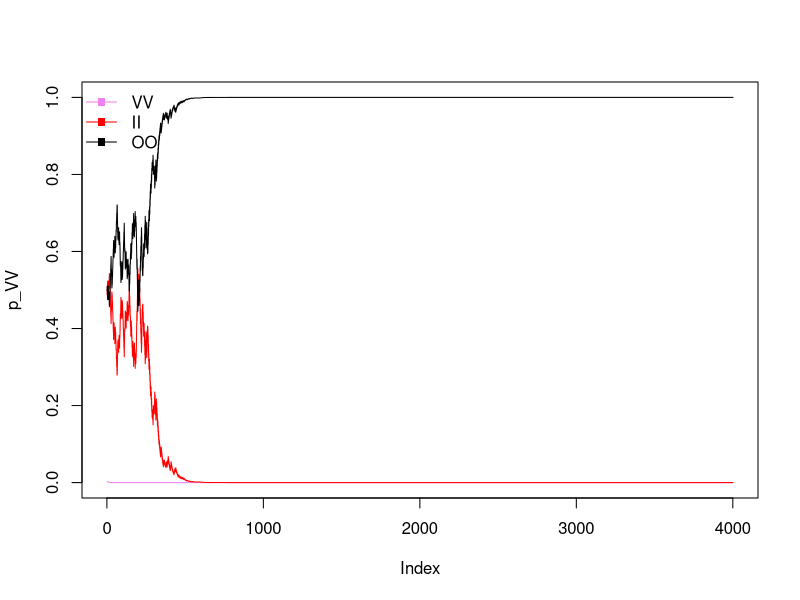

This figure's R source:
###initial pop conditions
timesteps <- 4000 #length of simulation

##parameters
bn <- 1   ##avg broodsize of adult with non-adaptive behavior
ba <- 1.5 ##avg broodsize of adult with adaptive behavior. ba > bn
p_as <- 0  #prob an adapted adult produces stressed offspring
p_ns <- 1  #prob an nonadapted adult produces stressed offspring
s <- .8	#prob individual learner succesfully acquires adaptive behavior
U <- 0.15 #prob environment changes states
mu_s <- 0	#mortality rate of social learners
mu_i <- 0.1 #mortality rate of individual learners
#mu_n <- 1 # excess mortality factor of non-adapted individuals (to be added at some point with overlapping generations)

#create bins to store recursion values for each type
#juveniles by genotype
n_VVJH <- rep(0,timesteps + 1)
n_VVJS <- rep(0,timesteps + 1)
n_IIJH <- rep(0,timesteps + 1)
n_IIJS <- rep(0,timesteps + 1)
n_OOJH <- rep(0,timesteps + 1)
n_OOJS <- rep(0,timesteps + 1)

#adults by genotype
n_VVAa <- rep(0,timesteps + 1)
n_VVAn <- rep(0,timesteps + 1)
n_IIAa <- rep(0,timesteps + 1)
n_IIAn <- rep(0,timesteps + 1)
n_OOAa <- rep(0,timesteps + 1)
n_OOAn <- rep(0,timesteps + 1)

#other bines
n_Aa <- rep(0,timesteps + 1)		#num adapted adults
n_An <- rep(0,timesteps + 1)		#num non-adapted adukts
N <- rep(0,timesteps + 1)		#total population size
u <- rep(0,timesteps + 1)		#prob environ changes
fa <- rep(0,timesteps + 1)		#weird fun-cundity metric for adapted vertical learners
fn <- rep(0,timesteps + 1)		#weird fun-cundity metric for nonadapted vertical learners

#initial simulation values
N0 <- 180
n_VVAa[1] <- 1
n_VVAn[1] <- 1
n_IIAa[1] <- 200
n_IIAn[1] <- 200
n_OOAa[1] <- 200
n_OOAn[1] <- 200
n_An[1] <- n_VVAn[1] + n_IIAn[1] + n_OOAn[1]
n_Aa[1] <- n_VVAa[1] + n_IIAa[1] + n_OOAa[1]

n_VVJH[1] <- 1
n_VVJS[1] <- 1
n_IIJH[1] <- 200
n_IIJS[1] <- 200
n_OOJH[1] <- 200
n_OOJS[1] <- 200

u[1] <- 0
N[1] <- n_VVAa[1] + n_VVAn[1] + n_IIAa[1] + n_IIAn[1] + n_OOAa[1] + n_OOAn[1] + n_VVJH[1] + n_VVJS[1] + n_IIJH[1] + n_IIJS[1] + n_OOJH[1] + n_OOJS[1] 
fa[1]<- (n_VVAa[1]*ba)/(n_VVAa[1]*ba + n_VVAn[1]*bn)
fn[1]<- (n_VVAn[1]*bn)/(n_VVAa[1]*ba + n_VVAn[1]*bn)
# fa[1]<- (n_VVAa[1])/(n_VVAa[1] + n_VVAn[1])
# fn[1]<- (n_VVAn[1])/(n_VVAa[1] + n_VVAn[1])
#recursions
for (t in 1:timesteps)
{
    # juvenile recruitment
    n_VVJH[t+1] <- (n_VVAa[t])*ba*(1-p_as) + (n_VVAn[t])*bn*(1-p_ns)
    n_VVJS[t+1] <- (n_VVAa[t])*ba*p_as + (n_VVAn[t])*bn*p_ns
    n_IIJH[t+1] <- (n_IIAa[t])*ba*(1-p_as) + (n_IIAn[t])*bn*(1-p_ns)
    n_IIJS[t+1] <- (n_IIAa[t])*ba*p_as + (n_IIAn[t])*bn*p_ns
    n_OOJH[t+1] <- (n_OOAa[t])*ba*(1-p_as) + (n_OOAn[t])*bn*(1-p_ns)
    n_OOJS[t+1] <- (n_OOAa[t])*ba*p_as + (n_OOAn[t])*bn*p_ns
    
    #adult recruitment
    n_VVAa[t+1] <- (n_VVJS[t] + n_VVJH[t])*(1-u[t])*fa[t]*(1-mu_s)
    n_VVAn[t+1] <- (n_VVJS[t] + n_VVJH[t])*((1-u[t])*fn[t] + u[t])*(1-mu_s)
    n_IIAa[t+1] <- (n_IIJS[t] + n_IIJH[t])*s*(1-mu_i)
    n_IIAn[t+1] <- (n_IIJS[t] + n_IIJH[t])*(1-s)*(1-mu_i)
    n_OOAa[t+1] <- (n_OOJS[t] + n_OOJH[t])*(n_Aa[t]/(n_Aa[t] + n_An[t]))*(1-u[t])*(1-mu_s)
    n_OOAn[t+1] <- (n_OOJS[t] + n_OOJH[t])*((1-u[t])*(n_An[t]/(n_Aa[t] + n_An[t])) + u[t])*(1-mu_s)
    
    # n_VVAa[t+1] <- (n_VVJS[t] + n_VVJH[t])*(1-u[t])*fa[t]
    # n_VVAn[t+1] <- (n_VVJS[t] + n_VVJH[t])*((1-u[t])*fn[t] + u[t])
    # n_IIAa[t+1] <- (n_IIJS[t] + n_IIJH[t])*s*(1-mu_i)
    # n_IIAn[t+1] <- (n_IIJS[t] + n_IIJH[t])*(1-s)*(1-mu_i)
    # n_OOAa[t+1] <- (n_OOJS[t] + n_OOJH[t])*(n_Aa[t]/(n_Aa[t] + n_An[t]))*(1-u[t])*(1-mu_s)
    # n_OOAn[t+1] <- (n_OOJS[t] + n_OOJH[t])*((1-u[t])*(n_An[t]/(n_Aa[t] + n_An[t])) + u[t])*(1-mu_s)
    
    n_Aa[t+1] <- n_VVAa[t+1] + n_IIAa[t+1] + n_OOAa[t+1]
    n_An[t+1] <- n_VVAn[t+1] + n_IIAn[t+1] + n_OOAn[t+1]
    N[t+1] <- n_VVAa[t+1] + n_VVAn[t+1] + n_IIAa[t+1] + n_IIAn[t+1] + n_OOAa[t+1] + n_OOAn[t+1] + n_VVJH[t+1] + n_VVJS[t+1] + n_IIJH[t+1] + n_IIJS[t+1] + n_OOJH[t+1] + n_OOJS[t+1]
    u[t+1] <- rbinom(n=1,prob=U,size=1) #sample environment changing
    fa[t+1]<- (n_VVAa[t+1])/(n_VVAa[t+1] + n_VVAn[t+1])
    fn[t+1]<- (n_VVAn[t+1])/(n_VVAa[t+1] + n_VVAn[t+1])
}

# compute proportions of each strategy for summary plot
p_VV <- ( n_VVJH + n_VVJS + n_VVAa + n_VVAn ) / N
p_II <- ( n_IIJH + n_IIJS + n_IIAa + n_IIAn ) / N
p_OO <- ( n_OOJH + n_OOJS + n_OOAa + n_OOAn ) / N


p_VVA <- ( n_VVAa + n_VVAn ) / (n_VVAa + n_VVAn + n_IIAa + n_IIAn + n_OOAa + n_OOAn )
p_IIA <- ( n_IIAa + n_IIAn ) / (n_VVAa + n_VVAn + n_IIAa + n_IIAn + n_OOAa + n_OOAn )
p_OOA <- ( n_OOAa + n_OOAn ) / (n_VVAa + n_VVAn + n_IIAa + n_IIAn + n_OOAa + n_OOAn )

q_VV <-  n_VVAa / ( n_VVAa + n_VVAn )
q_II <-  n_IIAa / ( n_IIAa + n_IIAn )
q_OO <-  n_OOAa / ( n_OOAa + n_OOAn )

# q_VV <-  n_VVAa / ( n_VVAa + n_VVAn + n_IIAa + n_IIAn + n_OOAa + n_OOAn)
# q_II <-  n_IIAa / ( n_VVAa + n_VVAn + n_IIAa + n_IIAn + n_OOAa + n_OOAn)
# q_OO <-  n_OOAa / ( n_VVAa + n_VVAn + n_IIAa + n_IIAn + n_OOAa + n_OOAn)


plot( p_VV , ylim=c(0,1) , type="l" , col="violet")
lines( 1:length(p_II) , p_II , col="red" )
lines( 1:length(p_OO) , p_OO , col="black")
legend("topleft" , c("VV", "II", "OO") , lty=1 , lwd=c(1,1,1) , col=c("violet", "red", "black" ) , pch=c(15,15,15) ,bty='n')

# plot( p_VVA , ylim=c(0,1) , type="l" , col="violet")
# lines( 1:length(p_IIA) , p_II , col="red" )
# lines( 1:length(p_OOA) , p_OO , col="black")
# legend("topleft" , c("VV", "II", "OO") , lty=1 , lwd=c(1,1,1) , col=c("violet", "red", "black" ) , pch=c(15,15,15) ,bty='n')


# plot( p_VV , ylim=c(0,1) , type="l" , col="white")
# lines( 1:length(q_VV) , q_VV , lty=2 , col="violet")
# lines( 1:length(q_II) , q_II , lty=2 , col="red" )
# lines( 1:length(q_OO) , q_OO , lty=2 , col="black")
# legend("topleft" , c("VV", "II", "OO") , lty=1 , lwd=c(1,1,1) , col=c("violet", "red", "black" ) , pch=c(15,15,15) ,bty='n')



# age structure
# p_JVV <- ( n_VVJS + n_VVJH ) / ( n_VVJH + n_VVJS + n_VVAa + n_VVAn )
# p_AVV <- ( n_VVAa + n_VVAn ) / ( n_VVJH + n_VVJS + n_VVAa + n_VVAn )
# plot( p_JVV , ylim=c(0,1) , type="l" )

# p_JII <- ( n_IIJS + n_IIJH ) / ( n_IIJH + n_IIJS + n_IIAa + n_IIAn )
# p_AII <- ( n_IIAa + n_IIAn ) / ( n_IIJH + n_IIJS + n_IIAa + n_IIAn )
# plot( p_JII , ylim=c(0,1) , type="l" )

# p_JOO <- ( n_OOJS + n_OOJH ) / ( n_OOJH + n_OOJS + n_OOAa + n_OOAn )
# p_AOO <- ( n_OOAa + n_OOAn ) / ( n_OOJH + n_OOJS + n_OOAa + n_OOAn )
# plot( p_JOO , ylim=c(0,1) , type="l" )


     fa[t+1]<- (n_VVAa[t+1])/(n_VVAa[t+1] + n_VVAn[t+1])
     fn[t+1]<- (n_VVAn[t+1])/(n_VVAa[t+1] + n_VVAn[t+1])
